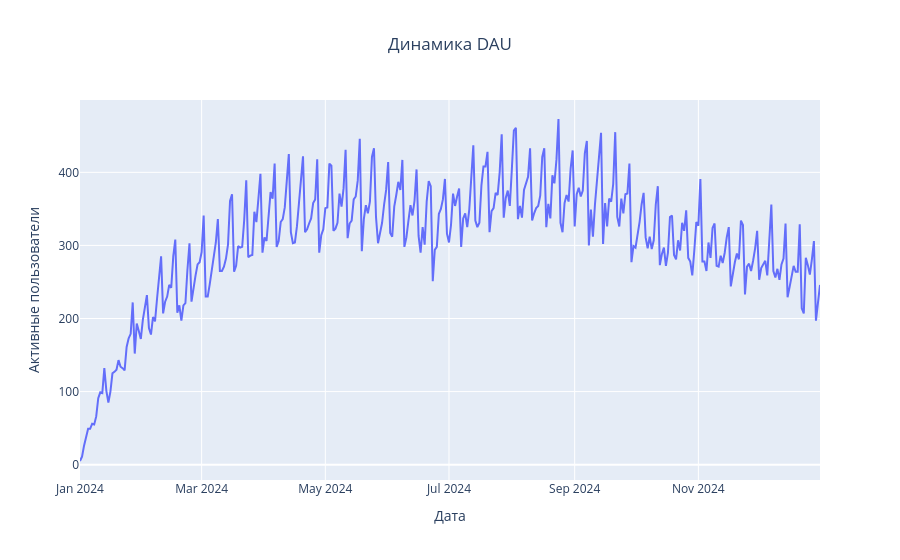
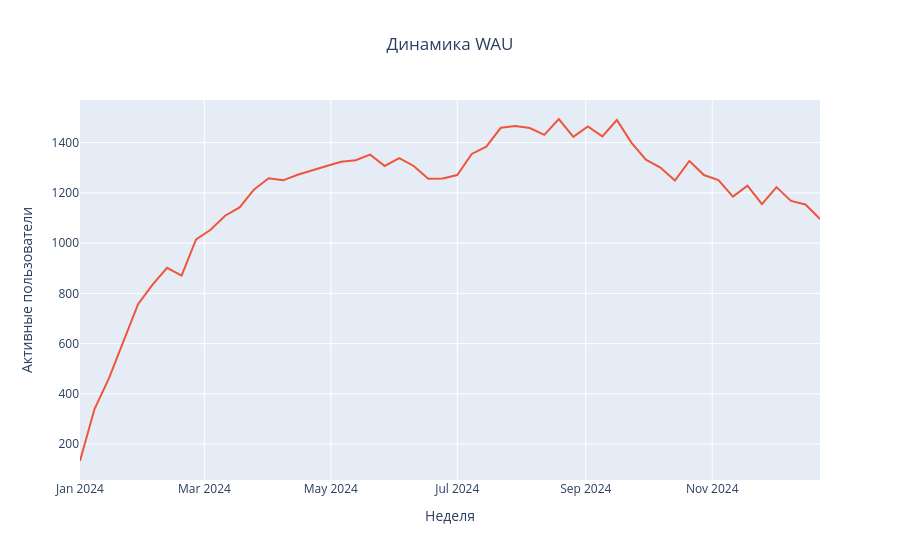
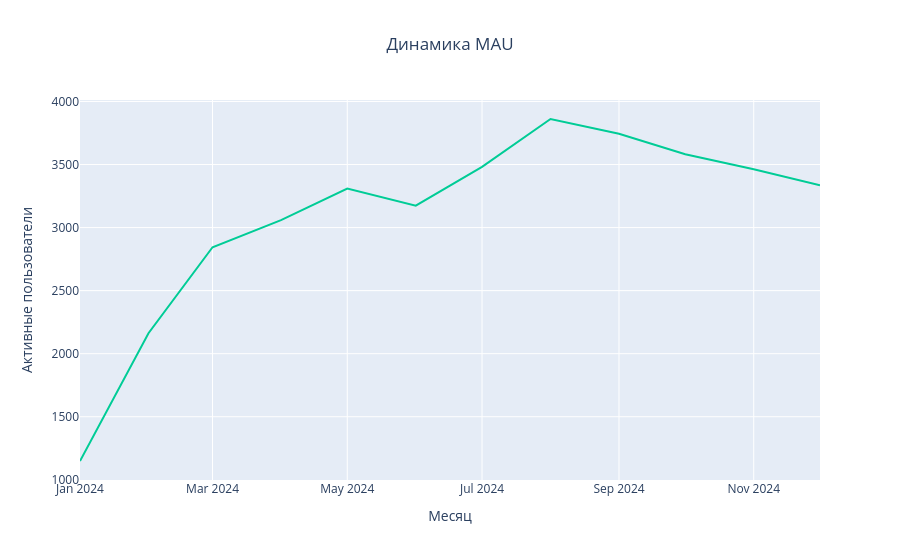
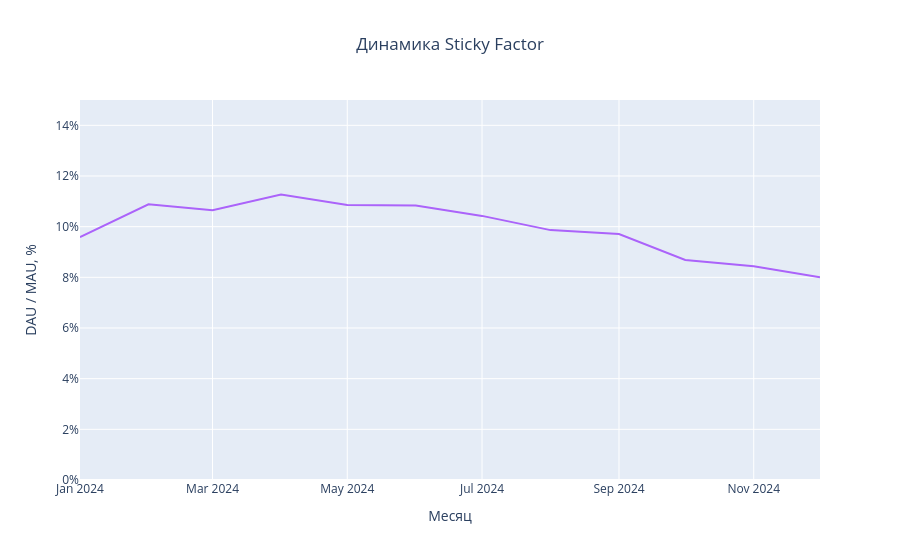

Notebook code cell kept with these figures, in order:
### Markdown cell above
Оценим, как менялась активная аудитория в 2024 году. Активными считаем пользователей, совершивших любое действие, кроме технических (`user_login` и `user_logout`). Это позволит отделить реальное взаимодействие с продуктом от фоновой активности.

### Code cell
# Фильтруем датасет по событиям
df_events = pa_marketplace_events.query('event_type not in ("user_login", "user_logout")')
print(f"Отфильтровано {len(pa_marketplace_events) - len(df_events)} записей")

# Строим динамику DAU, WAU, MAU, Stickiness
dau = df_events.groupby('event_date', as_index=False).agg({'user_id': 'nunique', 'event_month': 'first'})
wau =  df_events.groupby('event_week', as_index=False)['user_id'].nunique()
mau = df_events.groupby('event_month', as_index=False)['user_id'].nunique()

stickiness = (dau.groupby('event_month', as_index=False)['user_id'].mean()
    .merge(mau, on='event_month', how='left')
    .rename(columns={'user_id_x': 'dau', 'user_id_y': 'mau'}))
stickiness['sf'] = stickiness['dau'] / stickiness['mau']
                        

fig1 = px.line(dau,
               x='event_date',
               y='user_id',
               title='Динамика DAU',
               labels={'event_date': 'Дата', 'user_id':'Активные пользователи'})
fig1.update_traces(line=dict(color=px.colors.qualitative.Plotly[0]))
fig1.update_layout(title_x=0.5)
fig1.show()

fig2 = px.line(wau[:-1],
               x='event_week',
               y='user_id',
               title='Динамика WAU',
               labels={'event_week': 'Неделя', 'user_id':'Активные пользователи'})
fig2.update_traces(line=dict(color=px.colors.qualitative.Plotly[1]))
fig2.update_layout(title_x=0.5)
fig2.show()

fig3 = px.line(mau,
               x='event_month',
               y='user_id',
               title='Динамика MAU',
               labels={'event_month': 'Месяц', 'user_id':'Активные пользователи'})
fig3.update_traces(line=dict(color=px.colors.qualitative.Plotly[2]))
fig3.update_layout(title_x=0.5)
fig3.show()

fig4 = px.line(stickiness,
               x='event_month',
               y='sf',
               title='Динамика Sticky Factor',
               labels={'event_month': 'Месяц', 'sf':'Sticky Factor'})
fig4.update_layout(yaxis=dict(tickformat='.0%', range=[0, 0.15], title='DAU / MAU, %'))
fig4.update_traces(line=dict(color=px.colors.qualitative.Plotly[3]))
fig4.update_layout(title_x=0.5)
fig4.show()

### Figure 1 — Plotly figure (JSON) as saved in the notebook; plotly's stock layout.template omitted (floating-point values rounded to 4 significant figures; data arrays with more than 128 entries replaced by an {"elided": "..."} marker saying what was removed)
{"data": [{"hovertemplate": "Дата=%{x}<br>Активные пользователи=%{y}<extra></extra>", "legendgroup": "", "line": {"color": "#636EFA", "dash": "solid"}, "marker": {"symbol": "circle"}, "mode": "lines", "name": "", "orientation": "v", "showlegend": false, "type": "scatter", "x": {"elided": "366 str values"}, "xaxis": "x", "y": {"elided": "366 int values"}, "yaxis": "y"}], "layout": {"legend": {"tracegroupgap": 0}, "title": {"text": "Динамика DAU", "x": 0.5}, "xaxis": {"anchor": "y", "domain": [0, 1], "title": {"text": "Дата"}}, "yaxis": {"anchor": "x", "domain": [0, 1], "title": {"text": "Активные пользователи"}}}}

### Figure 2 — Plotly figure (JSON) as saved in the notebook; plotly's stock layout.template omitted (floating-point values rounded to 4 significant figures)
{"data": [{"hovertemplate": "Неделя=%{x}<br>Активные пользователи=%{y}<extra></extra>", "legendgroup": "", "line": {"color": "#EF553B", "dash": "solid"}, "marker": {"symbol": "circle"}, "mode": "lines", "name": "", "orientation": "v", "showlegend": false, "type": "scatter", "x": ["2024-01-01T00:00:00.000000", "2024-01-08T00:00:00.000000", "2024-01-15T00:00:00.000000", "2024-01-22T00:00:00.000000", "2024-01-29T00:00:00.000000", "2024-02-05T00:00:00.000000", "2024-02-12T00:00:00.000000", "2024-02-19T00:00:00.000000", "2024-02-26T00:00:00.000000", "2024-03-04T00:00:00.000000", "2024-03-11T00:00:00.000000", "2024-03-18T00:00:00.000000", "2024-03-25T00:00:00.000000", "2024-04-01T00:00:00.000000", "2024-04-08T00:00:00.000000", "2024-04-15T00:00:00.000000", "2024-04-22T00:00:00.000000", "2024-04-29T00:00:00.000000", "2024-05-06T00:00:00.000000", "2024-05-13T00:00:00.000000", "2024-05-20T00:00:00.000000", "2024-05-27T00:00:00.000000", "2024-06-03T00:00:00.000000", "2024-06-10T00:00:00.000000", "2024-06-17T00:00:00.000000", "2024-06-24T00:00:00.000000", "2024-07-01T00:00:00.000000", "2024-07-08T00:00:00.000000", "2024-07-15T00:00:00.000000", "2024-07-22T00:00:00.000000", "2024-07-29T00:00:00.000000", "2024-08-05T00:00:00.000000", "2024-08-12T00:00:00.000000", "2024-08-19T00:00:00.000000", "2024-08-26T00:00:00.000000", "2024-09-02T00:00:00.000000", "2024-09-09T00:00:00.000000", "2024-09-16T00:00:00.000000", "2024-09-23T00:00:00.000000", "2024-09-30T00:00:00.000000", "2024-10-07T00:00:00.000000", "2024-10-14T00:00:00.000000", "2024-10-21T00:00:00.000000", "2024-10-28T00:00:00.000000", "2024-11-04T00:00:00.000000", "2024-11-11T00:00:00.000000", "2024-11-18T00:00:00.000000", "2024-11-25T00:00:00.000000", "2024-12-02T00:00:00.000000", "2024-12-09T00:00:00.000000", "2024-12-16T00:00:00.000000", "2024-12-23T00:00:00.000000"], "xaxis": "x", "y": [133, 340, 463, 606, 757, 835, 902, 871, 1015, 1053, 1109, 1142, 1214, 1258, 1250, 1272, 1288, 1307, 1324, 1330, 1352, 1307, 1338, 1307, 1256, 1257, 1271, 1355, 1384, 1459, 1466, 1458, 1431, 1494, 1423, 1464, 1425, 1490, 1400, 1332, 1301, 1249, 1327, 1271, 1251, 1185, 1229, 1155, 1223, 1168, 1154, 1096], "yaxis": "y"}], "layout": {"legend": {"tracegroupgap": 0}, "title": {"text": "Динамика WAU", "x": 0.5}, "xaxis": {"anchor": "y", "domain": [0, 1], "title": {"text": "Неделя"}}, "yaxis": {"anchor": "x", "domain": [0, 1], "title": {"text": "Активные пользователи"}}}}

### Figure 3 — Plotly figure (JSON) as saved in the notebook; plotly's stock layout.template omitted (floating-point values rounded to 4 significant figures)
{"data": [{"hovertemplate": "Месяц=%{x}<br>Активные пользователи=%{y}<extra></extra>", "legendgroup": "", "line": {"color": "#00CC96", "dash": "solid"}, "marker": {"symbol": "circle"}, "mode": "lines", "name": "", "orientation": "v", "showlegend": false, "type": "scatter", "x": ["2024-01-01T00:00:00.000000", "2024-02-01T00:00:00.000000", "2024-03-01T00:00:00.000000", "2024-04-01T00:00:00.000000", "2024-05-01T00:00:00.000000", "2024-06-01T00:00:00.000000", "2024-07-01T00:00:00.000000", "2024-08-01T00:00:00.000000", "2024-09-01T00:00:00.000000", "2024-10-01T00:00:00.000000", "2024-11-01T00:00:00.000000", "2024-12-01T00:00:00.000000"], "xaxis": "x", "y": [1149, 2162, 2844, 3059, 3310, 3174, 3481, 3861, 3744, 3581, 3462, 3336], "yaxis": "y"}], "layout": {"legend": {"tracegroupgap": 0}, "title": {"text": "Динамика MAU", "x": 0.5}, "xaxis": {"anchor": "y", "domain": [0, 1], "title": {"text": "Месяц"}}, "yaxis": {"anchor": "x", "domain": [0, 1], "title": {"text": "Активные пользователи"}}}}

### Figure 4 — Plotly figure (JSON) as saved in the notebook; plotly's stock layout.template omitted (floating-point values rounded to 4 significant figures)
{"data": [{"hovertemplate": "Месяц=%{x}<br>Sticky Factor=%{y}<extra></extra>", "legendgroup": "", "line": {"color": "#AB63FA", "dash": "solid"}, "marker": {"symbol": "circle"}, "mode": "lines", "name": "", "orientation": "v", "showlegend": false, "type": "scatter", "x": ["2024-01-01T00:00:00.000000", "2024-02-01T00:00:00.000000", "2024-03-01T00:00:00.000000", "2024-04-01T00:00:00.000000", "2024-05-01T00:00:00.000000", "2024-06-01T00:00:00.000000", "2024-07-01T00:00:00.000000", "2024-08-01T00:00:00.000000", "2024-09-01T00:00:00.000000", "2024-10-01T00:00:00.000000", "2024-11-01T00:00:00.000000", "2024-12-01T00:00:00.000000"], "xaxis": "x", "y": [0.09585, 0.1088, 0.1065, 0.1127, 0.1085, 0.1083, 0.1043, 0.09864, 0.09711, 0.08685, 0.0844, 0.08003], "yaxis": "y"}], "layout": {"legend": {"tracegroupgap": 0}, "title": {"text": "Динамика Sticky Factor", "x": 0.5}, "xaxis": {"anchor": "y", "domain": [0, 1], "title": {"text": "Месяц"}}, "yaxis": {"anchor": "x", "domain": [0, 1], "range": [0, 0.15], "tickformat": ".0%", "title": {"text": "DAU / MAU, %"}}}}
